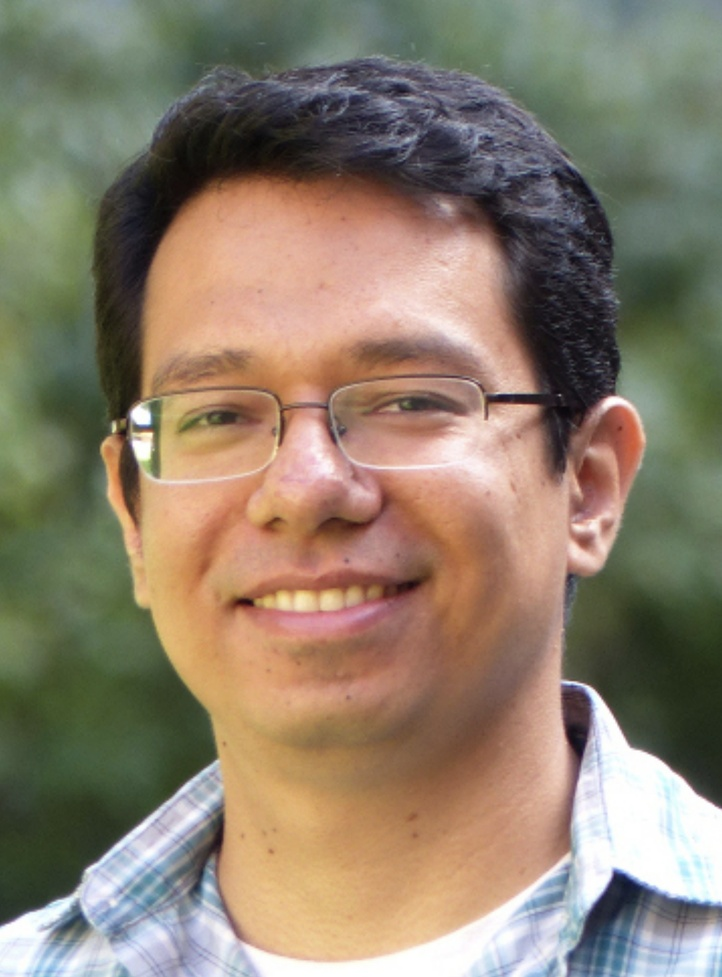
#> input picture 0/test_1.jpeg, 722 x 977 px, shrunk from 1005 x 1360 before the run
$ python img_process.py
#> lines starting #> are read from the running program, lines starting #| are printed output that depends on the picture
#> the answer given: test_1.jpeg
#> further down, img is the input picture: shape (977, 722, 3); mean B, G, R 108.7, 127.1, 140.8
# Assignment 0
# Processing an image to produce an image with averaged rows

# Uses 'python 3.x'
# Dependencies 'sys' 'cv2' 'numpy' 'argparse'

# Rajbir Malik
# 2017CS10416

import numpy as np
import cv2 as cv
import argparse
import sys


# Function for command line arguments
def set_parser():
    # Creating a parser
    parser = argparse.ArgumentParser(
            description="Assignment-0 (Command Line Arguments)")
    # Adding -in
    parser.add_argument('-in', action="store", dest="_in", default=None, type=str, help='Input-file relative path.')
    # Adding -out
    parser.add_argument('-out', action="store", dest="_out", default=None, type=str, help='Output-file relative path.')
    return parser


# Processing Function
def process(img):
    img = np.array(img, dtype=np.uint64)
    # Slow, single line solution
    new_img = []
    row_len = img.shape[1]
#> row_len = 722
    for row in img:
        avg = row.sum(axis=0)/row_len
        new_img.append([avg]*row_len)
#> this loop made 977 passes
#> avg on passes 1 to 3: [125.6, 135.4, 116.6], [125.6, 135.4, 116.6], [125.5, 135.4, 116.5]
#> after the loop, new_img = 977 items
    return np.array(new_img)
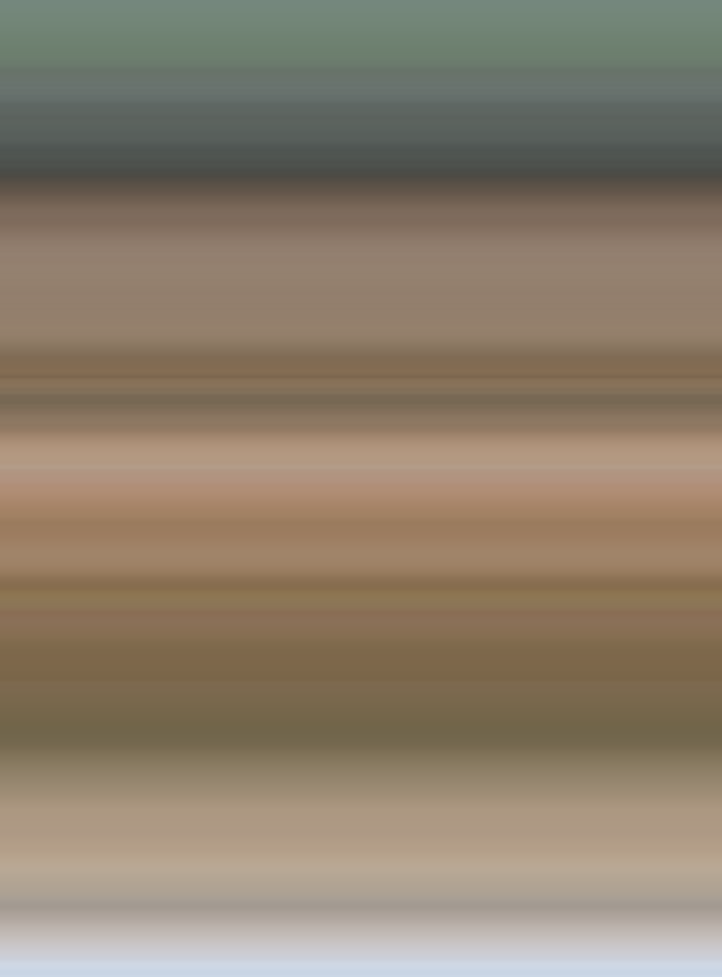
#> returned value: shape (977, 722, 3) float64; mean of channels 0, 1, 2 108.7, 127.1, 140.8; drawn as B, G, R


# Main
if __name__ == '__main__':

    # Setting up parser
    parser = set_parser()

    # Main program
    try:

        # Parsing
        parse = parser.parse_args(sys.argv[1:])

        # Reading
        if parse._in:
            img = cv.imread(parse._in)
        else:
            img = cv.imread(input('Enter relative file path : '))

        # Function (Processing)
        img = process(img)

        # Writing
        if parse._out:
            img = cv.imwrite(parse._out, img)
        else:
            print('Image written at relative path ./final.jpeg')
            cv.imwrite('./final.jpeg', img)

    # Catching exceptions (while reading, writing...)
    except Exception as _e:
        print(_e.__doc__())

$ run again, on 0/test_3.jpeg
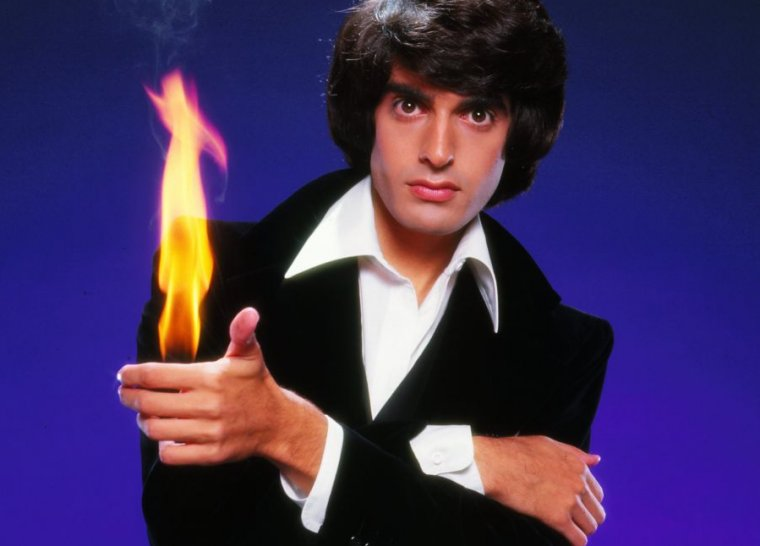
#> input picture 0/test_3.jpeg, 760 x 546 px
#> img is the input picture: shape (546, 760, 3); mean B, G, R 91.1, 48, 64.6
#> the loop in process, `for row in img:` made 546 passes
#> avg on passes 1 to 3: [72.49, 41.12, 38.98], [71.94, 40.56, 38.44], [71.61, 40.03, 37.86]
#> after the loop in process, `for row in img:`: new_img = 546 items
#> in process, `return np.array(new_img)`:
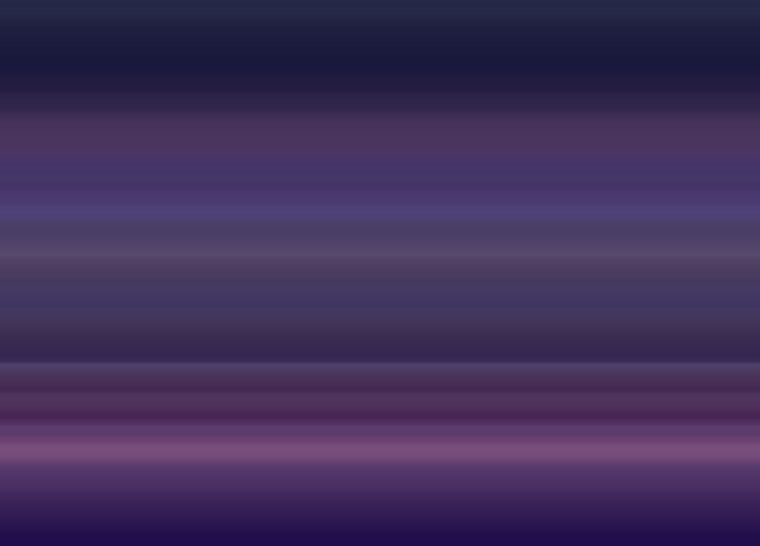
#> returned value: shape (546, 760, 3) float64; mean of channels 0, 1, 2 91.1, 48, 64.6; drawn as B, G, R
